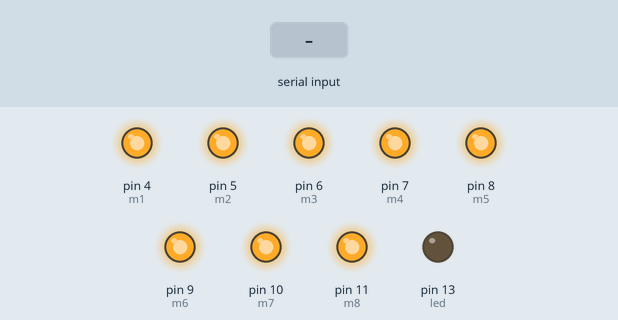
Bench run of a sketch on a simulated Arduino Uno, built with avr-gcc and run on an emulated ATmega328P. Shown: output pins drawn as LEDs (lit = HIGH). Inputs (shaded band) come from the test bench.

Above: at 1.2 s.
1.3 s: "1" received over the second serial link
At 2.35 s:
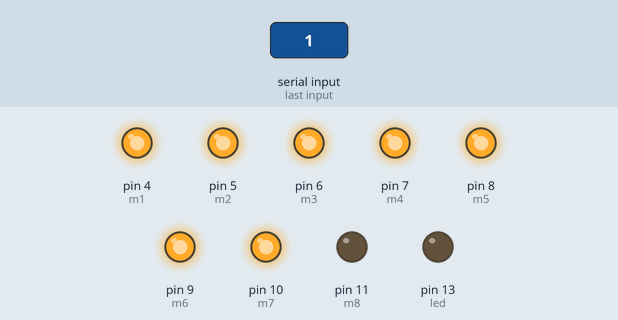
Timing chart, 0 to 4.3 s (numbered marks = the images above; inputs shaded):
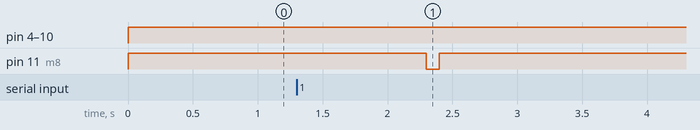

The sketch:

Ardunio_talking_bot.ino
```cpp
#include<SoftwareSerial.h>

SoftwareSerial mySerial (2, 3);

#define m1 4
#define m2 5
#define m3 6
#define m4 7
#define m5 8
#define m6 9
#define m7 10
#define m8 11

#define led 13

void setup()
{
  mySerial.begin(9600);
  pinMode(m1, OUTPUT);
  pinMode(m2, OUTPUT);
  pinMode(m3, OUTPUT);
  pinMode(m4, OUTPUT);
  pinMode(m5, OUTPUT);
  pinMode(m6, OUTPUT);
  pinMode(m7, OUTPUT);
  pinMode(m8, OUTPUT);
  pinMode(led, OUTPUT);
}

void loop()
{
  digitalWrite(m1, HIGH);
  digitalWrite(m2, HIGH);
  digitalWrite(m3, HIGH);
  digitalWrite(m4, HIGH);
  digitalWrite(m5, HIGH);
  digitalWrite(m6, HIGH);
  digitalWrite(m7, HIGH);
  digitalWrite(m8, HIGH);

  if(mySerial.available() == 1)
  {
    String val = mySerial.readString();
    if(val == "who are you")
    {
      digitalWrite(m1, LOW);
      delay(100);
    }
    else if(val == "what are you doing")
    {
      digitalWrite(m2, LOW);
      delay(100);
      digitalWrite(led, HIGH);
    }
    else if(val == "what are the courses of ankuram robo")
    {
      digitalWrite(m3, LOW);
      delay(100);

    }
    else if(val == "what is the training curriculam of ankuram robo")
    {
      digitalWrite(m4, LOW);
      delay(100);
    }
    else if(val == "where it is situated")
    {
      digitalWrite(m5, LOW);
      delay(100);
    }
    else if(val == "what is the fee of this course")
    {
      digitalWrite(m6, LOW);
      delay(100);
    }
    else if(val == "what is the timing of class")
    {
      digitalWrite(m7, LOW);
      delay(100);
    }
    else
    {
      digitalWrite(m8, LOW);
      delay(100);
    }
  }
}
```

Measured:
- after the input at 1.3 s, pin 11 (m8): HIGH → LOW after 1.0 s, → HIGH 0.10 s later
